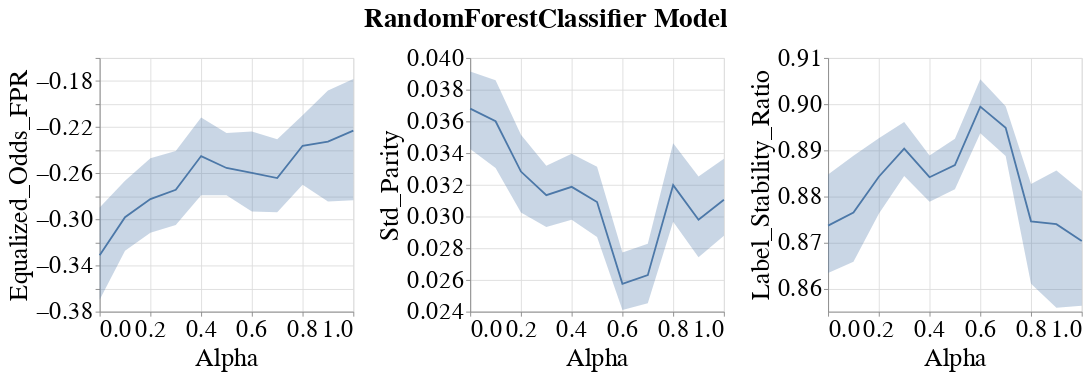

Notebook code cell kept with this figure:
### Markdown cell above
### Line band plots for group metrics

### Code cell
visualizer.create_group_metrics_line_band_plot(group='race',
                                               model_name=MODEL_NAMES[0],
                                               group_metrics=['Equalized_Odds_FPR', 'Std_Parity', 'Label_Stability_Ratio'])
